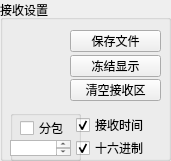
   <widget class="QGroupBox" name="groupBoxRevSet">
    <property name="geometry">
     <rect>
      <x>10</x>
      <y>200</y>
      <width>171</width>
      <height>161</height>
     </rect>
    </property>
    <property name="title">
     <string>接收设置</string>
    </property>
    <widget class="QPushButton" name="pushButtonSaveRev">
     <property name="geometry">
      <rect>
       <x>70</x>
       <y>30</y>
       <width>91</width>
       <height>22</height>
      </rect>
     </property>
     <property name="text">
      <string>保存文件</string>
     </property>
    </widget>
    <widget class="QPushButton" name="pushButtonStopRev">
     <property name="geometry">
      <rect>
       <x>70</x>
       <y>55</y>
       <width>91</width>
       <height>22</height>
      </rect>
     </property>
     <property name="text">
      <string>冻结显示</string>
     </property>
    </widget>
    <widget class="QPushButton" name="pushButtonClearRev">
     <property name="geometry">
      <rect>
       <x>70</x>
       <y>79</y>
       <width>91</width>
       <height>22</height>
      </rect>
     </property>
     <property name="text">
      <string>清空接收区</string>
     </property>
    </widget>
    <widget class="QCheckBox" name="checkBoxReVTime">
     <property name="geometry">
      <rect>
       <x>76</x>
       <y>114</y>
       <width>77</width>
       <height>22</height>
      </rect>
     </property>
     <property name="text">
      <string>接收时间</string>
     </property>
     <property name="checked">
      <bool>true</bool>
     </property>
    </widget>
    <widget class="QCheckBox" name="checkBoxRevHex">
     <property name="enabled">
      <bool>true</bool>
     </property>
     <property name="geometry">
      <rect>
       <x>76</x>
       <y>137</y>
       <width>77</width>
       <height>22</height>
      </rect>
     </property>
     <property name="text">
      <string>十六进制</string>
     </property>
     <property name="checkable">
      <bool>true</bool>
     </property>
     <property name="checked">
      <bool>true</bool>
     </property>
     <property name="tristate">
      <bool>false</bool>
     </property>
    </widget>
    <widget class="QGroupBox" name="groupBox">
     <property name="geometry">
      <rect>
       <x>10</x>
       <y>110</y>
       <width>71</width>
       <height>51</height>
      </rect>
     </property>
     <property name="title">
      <string/>
     </property>
     <widget class="QCheckBox" name="checkSubPacket">
      <property name="geometry">
       <rect>
        <x>10</x>
        <y>10</y>
        <width>51</width>
        <height>16</height>
       </rect>
      </property>
      <property name="text">
       <string>分包</string>
      </property>
     </widget>
     <widget class="QTextEdit" name="textEdit">
      <property name="geometry">
       <rect>
        <x>0</x>
        <y>30</y>
        <width>61</width>
        <height>16</height>
       </rect>
      </property>
     </widget>
    </widget>
   </widget>
